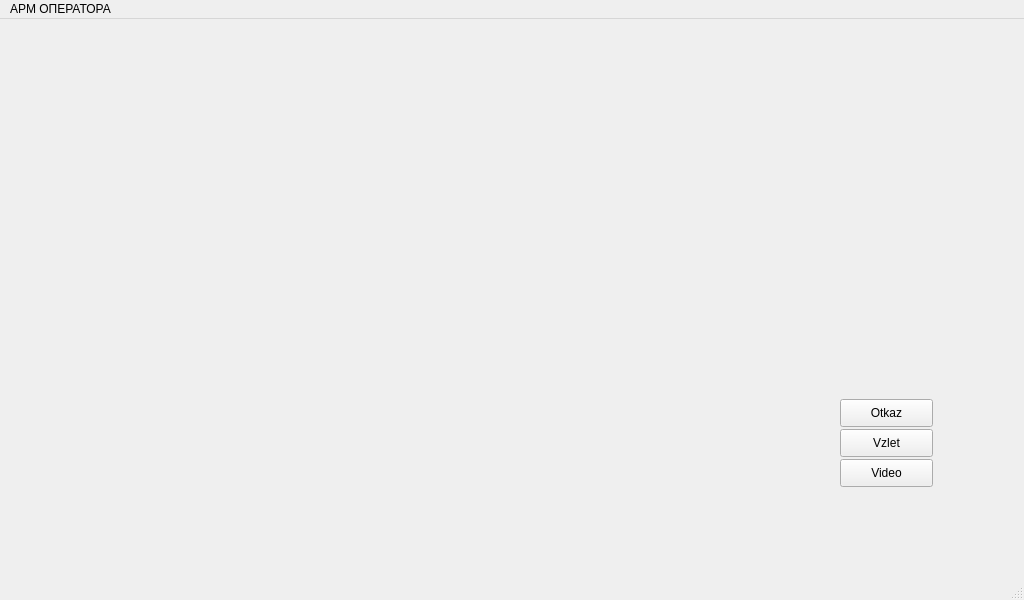
<?xml version="1.0" encoding="UTF-8"?>
<ui version="4.0">
 <class>MainWindow</class>
 <widget class="QMainWindow" name="MainWindow">
  <property name="geometry">
   <rect>
    <x>0</x>
    <y>0</y>
    <width>1024</width>
    <height>600</height>
   </rect>
  </property>
  <property name="windowTitle">
   <string>MainWindow</string>
  </property>
  <widget class="QWidget" name="centralwidget">
   <widget class="QPushButton" name="pushButton">
    <property name="geometry">
     <rect>
      <x>840</x>
      <y>380</y>
      <width>93</width>
      <height>28</height>
     </rect>
    </property>
    <property name="text">
     <string>Otkaz</string>
    </property>
   </widget>
   <widget class="QPushButton" name="pushButton_2">
    <property name="geometry">
     <rect>
      <x>840</x>
      <y>440</y>
      <width>93</width>
      <height>28</height>
     </rect>
    </property>
    <property name="text">
     <string>Video</string>
    </property>
   </widget>
   <widget class="QPushButton" name="pushButton_3">
    <property name="geometry">
     <rect>
      <x>840</x>
      <y>410</y>
      <width>93</width>
      <height>28</height>
     </rect>
    </property>
    <property name="text">
     <string>Vzlet</string>
    </property>
   </widget>
  </widget>
  <widget class="QMenuBar" name="menubar">
   <property name="geometry">
    <rect>
     <x>0</x>
     <y>0</y>
     <width>1024</width>
     <height>26</height>
    </rect>
   </property>
   <widget class="QMenu" name="menu">
    <property name="title">
     <string>АРМ ОПЕРАТОРА</string>
    </property>
   </widget>
   <addaction name="menu"/>
  </widget>
  <widget class="QStatusBar" name="statusbar"/>
 </widget>
 <resources/>
 <connections/>
</ui>
